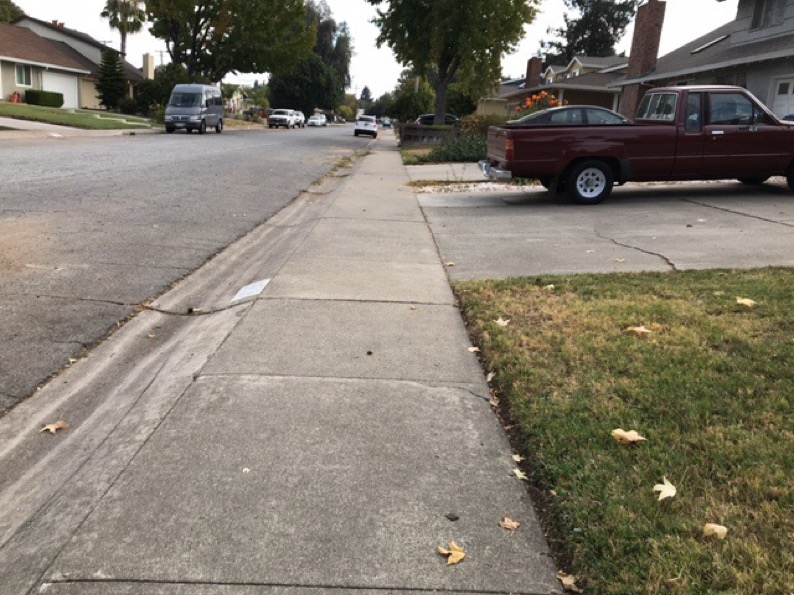
#> input picture sidewalk/python/Images/IMG_7564.JPG, 794 x 595 px, given in place of the camera
$ python video_stream.py   (Python 2 division)
#> lines starting #> are read from the running program, lines starting #| are printed output that depends on the picture
import sys
sys.path.append('/usr/local/lib/python2.7/site-packages')
import argparse
import numpy as np
import cv2
import math
import random
import json


from time import sleep, time

""" python video_stream.py -v """

#===================================#
#           Configuration           #
#===================================#
SHOW_GRIDS = False                  #
LINE       = True                   #
FILTER     = True                   #
PAUSE      = False                  #
#===================================#

# X and Y position variables used to sent directions to the ESP32
xpos = 0
ypos = 0

# Degrees to the left or right of zero the robot should go (+ is left, - is right)
direction_angle_side = 90
direction_angle_front = 90
percentage_accuracy_side = 0
percentage_accuracy_front = 0
average_slope = 0


# RGB colors
BLACK = (0  ,   0,   0)
WHITE = (255, 255, 255)
RED   = (0  ,   0, 255)
GREEN = (0  , 255,   0)
BLUE  = (255,   0,   0)


#=================================================================================================#
#                      Step 1 : Find all relevant edges and create lines                          #
#=================================================================================================#

"""
@param      line: Tuple of two points, which are also tuples of (x, y)
@returns    Theta angle of line calculated from the slope, and the slope
"""
def calculate_line_angle(img, line):
    MARGIN_PERCENT = 0.15

    rise = line[1][1] - line[0][1]
    run  = line[1][0] - line[0][0]

    # Avoid divide by zero, run of zero is just a vertical line anyways
    if run == 0:
        return 0,0
    else:
        # Calculate slope and y-intercept: b = y - mx
        # The y-intercept is defined as the left side of the frame
        slope       = rise / (run * 1.0)
        y_intercept = line[0][1] - slope * line[0][0]

        # Calculate vertical middle of frame
        y_middle = img.shape[0] / 2
        margin   = img.shape[0] * MARGIN_PERCENT

        # If line intersects the y-intercept near the middle, ignore line
        if abs(y_intercept - y_middle) < margin:
            return 0,0
        # Calculate theta of angle and return
        else:
            theta = math.degrees(math.atan(slope))
            return theta,slope

"""
@param      img: Input un-filtered frame
@returns    List of lines made by a tuple of two points which are also tuples of (x, y)
"""
def hough_transform(img):
    # These parameters change performance
    CANNY_THRESHHOLD = 50
    HOUGH_THRESHHOLD = 75

    global average_slope

    # Gray
    gray    = cv2.cvtColor(img, cv2.COLOR_BGR2GRAY)
    # Erode and Dilate
    kernel  = np.ones((15, 15), np.uint8)
    opening = cv2.morphologyEx(gray, cv2.MORPH_OPEN, kernel)
    # Canny Edge Detect
    edges   = cv2.Canny(opening, CANNY_THRESHHOLD, 150, apertureSize=3)
    # Hough transform
    lines   = cv2.HoughLines(edges, 1, np.pi/180, HOUGH_THRESHHOLD, 150)

    hough_lines = []

    if lines is None:
        # print " +++++++++ NONETYPE"
        return hough_lines
    average_slope = 0
    for line in lines:
        rho   = line[0][0]
        theta = line[0][1]
        a     = math.cos(theta)
        b     = math.sin(theta)
        x0    = a * rho
        y0    = b * rho
        pt1   = ( int(x0+1000*(-b)), int(y0+1000*(a)) )
        pt2   = ( int(x0-1000*(-b)), int(y0-1000*(a)) )
        angle,slope = calculate_line_angle(img, (pt1, pt2))
        average_slope += slope
        # Only factor in lines with angles
        if 10 < abs(angle) < 80:
            #average_slope += slope
            if LINE:
                if angle <= 15:
                    color = RED
                elif angle <= 45:
                    color = BLUE
                else:
                    color = GREEN
                cv2.line(img, pt1, pt2, color, 2, cv2.LINE_AA)
            hough_lines.append((pt1, pt2))
    #average_slope = average_slope / len(hough_lines)
    average_slope = average_slope / len(lines)
    return hough_lines

#=================================================================================================#
#                               Step 2 : Grab a random sample of lines                            #
#=================================================================================================#

"""
@param      lines: List of all lines found in hough_transform
@param      size:  Number of samples to draw from
@returns    A list of random samples drawn from the list of lines
"""
def sample_lines(lines, size):
    # Make sure size is not larger than number of lines
    if size > len(lines):
        size = len(lines)
    return random.sample(lines, size)

#=================================================================================================#
#                               Step 3 : Find points of intersections                             #
#=================================================================================================#

def det(a, b):
    return a[0] * b[1] - a[1] * b[0]

"""
@param  line1:  The first line
@param  line2:  The second line
@returns        Nothing if no intersection.  Otherwise an x, y coordinate of the intersection.
"""
def find_line_intersection(line1, line2):
    x_diff = (line1[0][0] - line1[1][0], line2[0][0] - line2[1][0])
    y_diff = (line1[0][1] - line1[1][1], line2[0][1] - line2[1][1])
    div    = det(x_diff, y_diff)

    # Lines don't cross
    if div == 0:
        return None
    # Lines cross
    else:
        d = (det(*line1), det(*line2))
        x = det(d, x_diff) / div
        y = det(d, y_diff) / div
        # print line1, line2, x_diff, y_diff, div, d, x, y
        return x, y

"""
@param lines:   List of all lines found
@param img:     Input image frame
@returns        List of all intersections found
"""
def find_intersections(lines, img):
    intersections = []
    for i in range(len(lines)):
        for j in range(i + 1, len(lines)):
            if lines[i] != lines[j]:
                intersection = find_line_intersection(lines[i], lines[j])
                if intersection:
                    intersections.append(intersection)
    return intersections

#=================================================================================================#
#                   Step 4 : Find vanishing point from grid with most intersections               #
#=================================================================================================#

"""
@param img:             Input image frame
@param grid_size:       Size of each grid to divide the frame by
@param intersections:   List of intersection coordinates to find in grids
@returns                Cell with most intersections
"""
def find_vanishing_point(img, grid_size, intersections, capture_number):
    # Image dimensions
    image_height = img.shape[0]
    image_width  = img.shape[1]

    # Grid dimensions
    grid_rows    = (image_height // grid_size) + 1
    grid_columns = (image_width  // grid_size) + 1

    # Current cell with most intersection points
    max_intersections = 0
    total_intersections = len(intersections)
    top_cell          = [0, 0, 0, 0]

    global xpos, ypos, percentage_accuracy_front, percentage_accuracy_side

    for col in range(grid_columns):
        for row in range(grid_rows):
            cell_left   = col     * grid_size
            cell_right  = (col+1) * grid_size
            cell_bottom = row     * grid_size
            cell_top    = (row+1) * grid_size

            # Only show gridlines if enabled
            if SHOW_GRIDS:
                cv2.rectangle(img, (cell_left, cell_bottom), (cell_right, cell_top), WHITE, 2)

            # Count number of intersections in the current cell
            current_intersections = 0
            for x, y in intersections:
                if cell_left < x < cell_right and cell_bottom < y < cell_top:
                    current_intersections += 1

            # Find cell with most intersections
            if current_intersections > max_intersections:
                max_intersections = current_intersections
                top_cell = (cell_left, cell_right, cell_bottom, cell_top)

    if top_cell != [0, 0, 0, 0]:
        # Change the name to separate
        rx1 = int( (top_cell[0] + top_cell[1]) / 2 - grid_size / 2 )
        ry1 = int( (top_cell[2] + top_cell[3]) / 2 - grid_size / 2 )
        rx2 = int( (top_cell[0] + top_cell[1]) / 2 + grid_size / 2 )
        ry2 = int( (top_cell[2] + top_cell[3]) / 2 + grid_size / 2 )
        xpos = (rx1 + rx2) / 2
        ypos = (ry1 + ry2) / 2
        cv2.rectangle(img, (rx1, ry1), (rx2, ry2), BLACK, 2)
    if capture_number == 0:
        percentage_accuracy_front = (100.0*max_intersections)/total_intersections
    else:
        percentage_accuracy_side = (100.0*max_intersections)/total_intersections
    # print "Max Intersections: ", max_intersections
    # print "Total Intersections: ", total_intersections
    # print "Average ", percentage_accuracy
    return top_cell

"""
Top level function
@param img: Input image frame
@returns    Output image frame with the vanishing point marked
"""
average_times = [
    ["Hough"              , 0],
    ["Sampling"           , 0],
    ["Find Intersections" , 0],
    ["Find vanishing Point" , 0],
    ["Total"              , 0]
]
counter = 0
def show_vanishing_point(img, capture_number):
    global average_times, counter

    time1 = time()
    hough_lines = hough_transform(img)
    time2 = time()
    if hough_lines:
        random_sample = sample_lines(hough_lines, 100)
        time3 = time()
		# [6 lines of commented-out code are left out]
        intersections = find_intersections(random_sample, img)
        time4 = time()
        if intersections:
            grid_size = min(img.shape[0], img.shape[1]) // 15
            time5 = time()
            vanishing_point = find_vanishing_point(img, grid_size, intersections, capture_number)
            time6 = time()

            average_times[0][1] += time2 - time1
            average_times[1][1] += time3 - time2
            average_times[2][1] += time4 - time3
            average_times[3][1] += time6 - time5
            average_times[4][1] += time6 - time1
            counter += 1

    return img

def show_sidewalk(img):
    mask = cv2.GaussianBlur(img, (7, 7), 0)
    mask = cv2.inRange(mask, (160, 0, 0), (255, 255, 255))
    return mask


"""
@param image_width:     Width of image capture region

"""
def send_directions(image_width, output_image, capture_number):
    # Current coordinates of intersection point
    global xpos, ypos, percentage_accuracy_front, percentage_accuracy_side
    global direction_angle_front, direction_angle_side

    # print "Xraw = ", xpos, " Yraw = ", ypos
    dictionary = {
        'angle': 0,
        'accuracy': 0,
        'time': 0,
    }

    if capture_number == 0:
        if (xpos <= 0) or (ypos <= 0):
            if average_slope >= 0:
                direction_angle_front = 1
            else:
                direction_angle = 179
            percentage_accuracy_front = 0
            print "Averaged Slope: {} ".format(average_slope)
        else:
            xpos = xpos - image_width/2
            ypos = -1*(ypos - image_width)

            # print "Xadj = ", xpos, " Yadj = ", ypos
            angle = math.atan2(ypos, xpos)
            angle = angle * (180 / math.pi)
            direction_angle_front = (2 * direction_angle_front + angle) / 3
        direction_angle_front = float('%.3f' % (direction_angle_front))
        percentage_accuracy_front = float('%.3f' % (percentage_accuracy_front))
        dictionary = {
            'angle': direction_angle_front,
            'accuracy': percentage_accuracy_front,
            'time': time(),
        }
        with open('front.json', 'w') as outfile:
            json.dump(dictionary, outfile, indent=4)

        cv2.imwrite("front.jpg",output_image)
        # print "Angle = ",direction_angle,"*"
    else:
        if (xpos <= 0) or (ypos <= 0):
            if average_slope >= 0:
                direction_angle_side = 1
            else:
                direction_angle = 179
            percentage_accuracy_side = 0
            print "Averaged Slope: {} ".format(average_slope)
        else:
            xpos = xpos - image_width/2
            ypos = -1*(ypos - image_width)

            # print "Xadj = ", xpos, " Yadj = ", ypos
            angle = math.atan2(ypos, xpos)
            angle = angle * (180 / math.pi)
            direction_angle_side = (2 * direction_angle_side + angle) / 3
        direction_angle_side = float('%.3f' % (direction_angle_side))
        percentage_accuracy_side = float('%.3f' % (percentage_accuracy_side))
        dictionary = {
            'angle': direction_angle_side,
            'accuracy': percentage_accuracy_side,
            'time': time(),
        }
        with open('side.json', 'w') as outfile:
            json.dump(dictionary, outfile, indent=4)
        cv2.imwrite("side.jpg",output_image)

    if capture_number == 0:
        print "front \/"
        if direction_angle_front < 80:
            print "RIGHT"
        elif direction_angle_front < 100:
            print "STRAIGHT"
        else:
            print "LEFT"
        print "{}".format(percentage_accuracy_front)
    else:
        print "\t\tside \/"
        if direction_angle_side < 80:
            print "\t\tRIGHT"
        elif direction_angle_side < 100:
            print "\t\tSTRAIGHT"
        else:
            print "\t\tLEFT"
        print "\t\t{}".format(percentage_accuracy_side)


""" OpenCV main loop to parse image frames """
def main():
    """
    https://github.com/SZanlongo/vanishing-point-detection/blob/master/src/Testing.py

    show_vanishing_point
        \ hough_transform
          sample_lines
          find_intersections
          find_vanishing_point
    """

    # Global config variables
    global SHOW_GRIDS, LINE, FILTER, PAUSE
    # Coordinates of intersection point
    global xpos, ypos

    # Parse arguments
    ap = argparse.ArgumentParser()
    ap.add_argument("-v", "--video", help = "path to the (optional) video file")
    args = vars(ap.parse_args())

    if not args.get("video", False):
        # print "Going for camera"
        camera = cv2.VideoCapture(0)
        camera.set(3, 640)
        camera.set(4, 480)
        camera.set(5, 5)
        camera1 = cv2.VideoCapture(1)
        camera1.set(3, 640)
        camera1.set(4, 480)
        camera1.set(5, 5)
    else:
        camera = cv2.VideoCapture(args["video"])
        camera.set(3, 640)
        camera.set(4, 480)

    # Main Loop
    while True:
        for x in xrange(1,10):
            # Read frame
            (grabbed, frame) = camera.read()
            if not grabbed:
                break
            # Camera 2
            (grabbed1, frame1) = camera1.read()
            if not grabbed1:
                break

            # Apply filters and show frame
            if FILTER:
                vanishing_frame  = frame.copy()
                sidewalk_frame = frame.copy()
                vanishing_frame = show_vanishing_point(vanishing_frame, 0)
                sidewalk_frame = show_sidewalk(sidewalk_frame)
                send_directions(frame.shape[1], frame, 0)
                # cv2.imshow("Sidewalk1", sidewalk_frame)
                cv2.imshow("Frame1", vanishing_frame)
                # Camera 2
                vanishing_frame1  = frame1.copy()
                sidewalk_frame1 = frame1.copy()
                vanishing_frame1 = show_vanishing_point(vanishing_frame1, 1)
                sidewalk_frame1 = show_sidewalk(sidewalk_frame1)
                send_directions(frame1.shape[1], frame1, 1)
                # cv2.imshow("Sidewalk2", sidewalk_frame1)
                cv2.imshow("Frame2", vanishing_frame1)
            else:
                cv2.imshow("Frame", frame)
                cv2.imshow("Frame1", frame1)

            # Parse key triggers
            key = cv2.waitKey(1) & 0xFF
            if key == ord("q"):
                break
            elif key == ord("g"):
                SHOW_GRIDS = not SHOW_GRIDS
                print "Grids ON" if SHOW_GRIDS else "Grids OFF"
                sys.stdout.flush()
            elif key == ord("l"):
                LINE = not LINE
                print "Lines ON" if LINE else "Lines OFF"
                sys.stdout.flush()
            elif key == ord("f"):
                FILTER = not FILTER
                print "Filtering ON" if FILTER else "Filtering OFF"
                sys.stdout.flush()
            elif key == ord("p"):
                PAUSE = not PAUSE
                print "Pause ON" if PAUSE else "Pause OFF"
                sys.stdout.flush()
                if PAUSE:
                    while cv2.waitKey(1) != ord("p"):
                        pass
#> this loop made 1 pass; (key q is pressed on pass 1)
#> (printed output is left out)
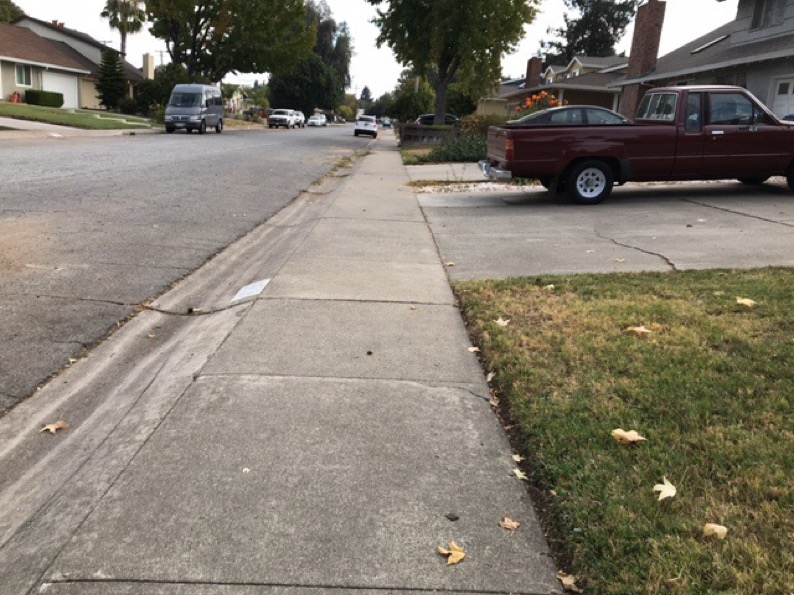
#> input picture sidewalk/python/Images/IMG_7564.JPG, 794 x 595 px, given in place of the camera
#> pass 1, in hough_transform, `gray    = cv2.cvtColor(img, cv2.COLOR_BGR2GRAY)`:
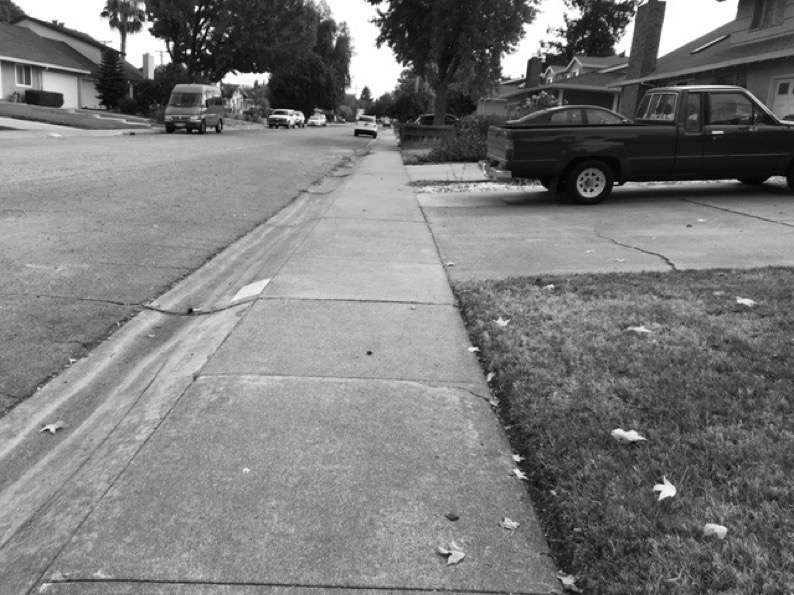
#> gray: shape (595, 794); min 0, max 255, mean 123.1
#> pass 1, in hough_transform, `opening = cv2.morphologyEx(gray, cv2.MORPH_OPEN, kernel)`:
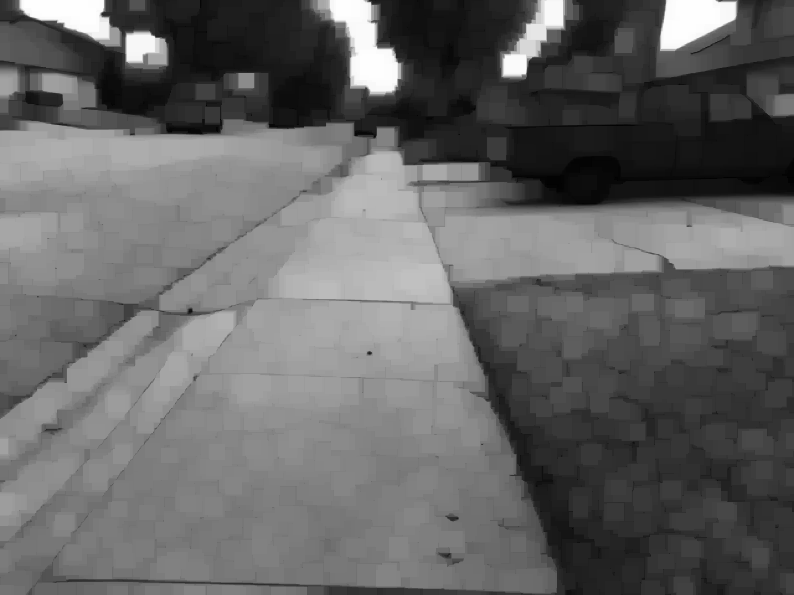
#> opening: shape (595, 794); min 0, max 254, mean 101.1
#> pass 1, in hough_transform, `edges   = cv2.Canny(opening, CANNY_THRESHHOLD, 150, apertureSize=3)`:
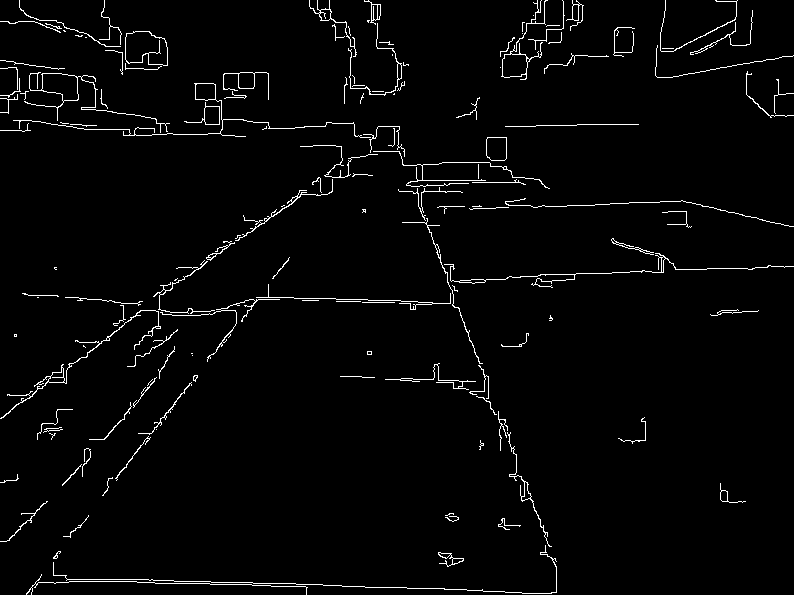
#> edges: shape (595, 794); 2.5% white in thin lines or dots
#> pass 1, in main, `vanishing_frame = show_vanishing_point(vanishing_frame, 0)`:
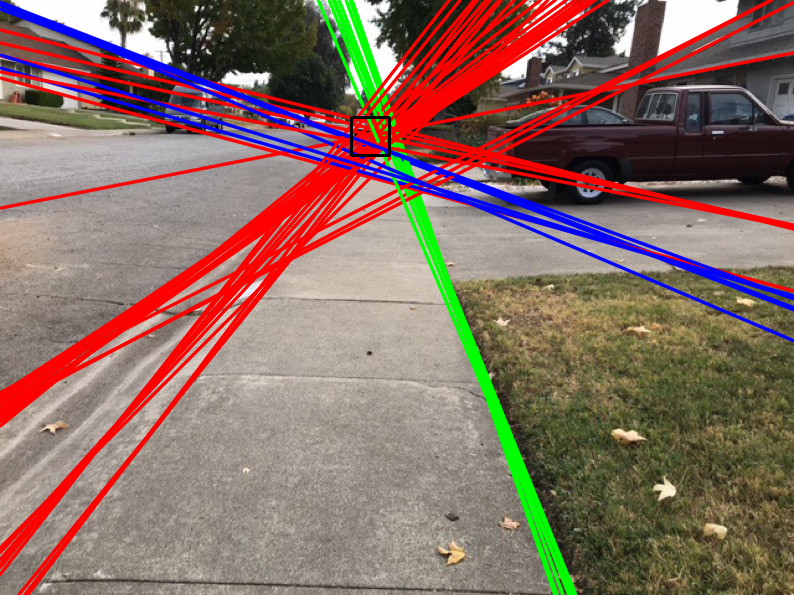
#> vanishing_frame: shape (595, 794, 3); mean B, G, R 99.6, 109, 135.9
        # [19 lines of commented-out code are left out]
    camera.release()
    cv2.destroyAllWindows()

    # [7 lines of commented-out code are left out]
    return

if __name__ == '__main__':
    main()

"""
Notes:
    When the sidewalk turns left or right, the vanishing point is on the left or right.
    The robot needs to be able to understand it needs to go forward first before turning,
    otherwise if it immediately turns it will go off the sidewalk.
        It could use a filter to mask everything but the sidewalk to know where to go in the immediate
        vicinity, and the vanishing point to know what final direction to go.
"""
